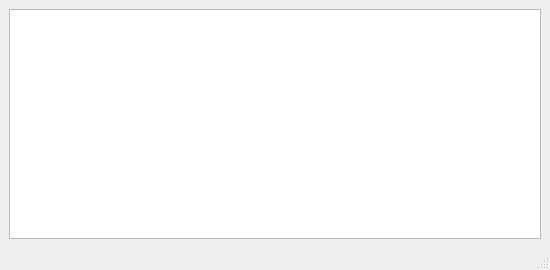
<?xml version="1.0" encoding="UTF-8"?>
<ui version="4.0">
 <class>ErrorLog</class>
 <widget class="QMainWindow" name="ErrorLog">
  <property name="geometry">
   <rect>
    <x>0</x>
    <y>0</y>
    <width>550</width>
    <height>270</height>
   </rect>
  </property>
  <property name="windowTitle">
   <string>Error Log</string>
  </property>
  <widget class="QWidget" name="centralwidget">
   <layout class="QHBoxLayout" name="horizontalLayout">
    <item>
     <widget class="QTextEdit" name="log">
      <property name="sizePolicy">
       <sizepolicy hsizetype="Expanding" vsizetype="Expanding">
        <horstretch>0</horstretch>
        <verstretch>1</verstretch>
       </sizepolicy>
      </property>
      <property name="readOnly">
       <bool>true</bool>
      </property>
     </widget>
    </item>
   </layout>
  </widget>
  <widget class="QMenuBar" name="menubar">
   <property name="geometry">
    <rect>
     <x>0</x>
     <y>0</y>
     <width>550</width>
     <height>29</height>
    </rect>
   </property>
  </widget>
  <widget class="QStatusBar" name="statusbar"/>
 </widget>
 <resources/>
 <connections/>
</ui>
